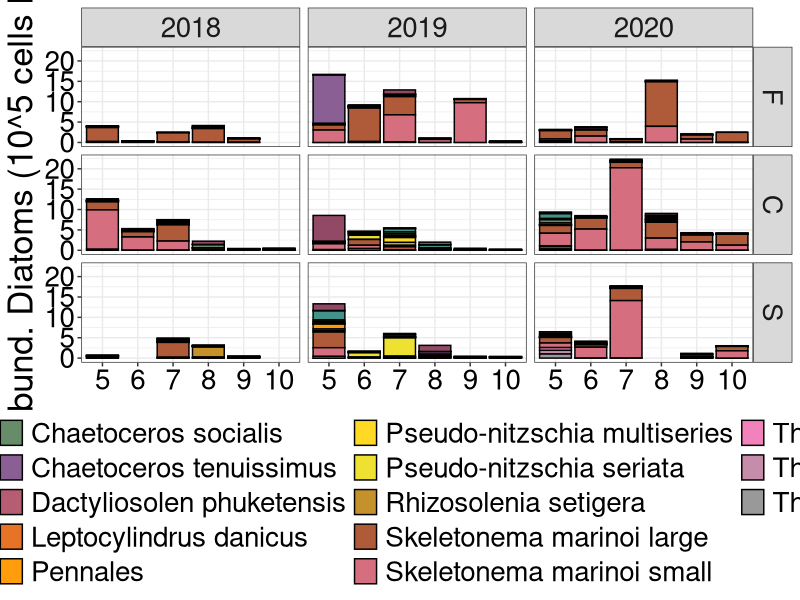
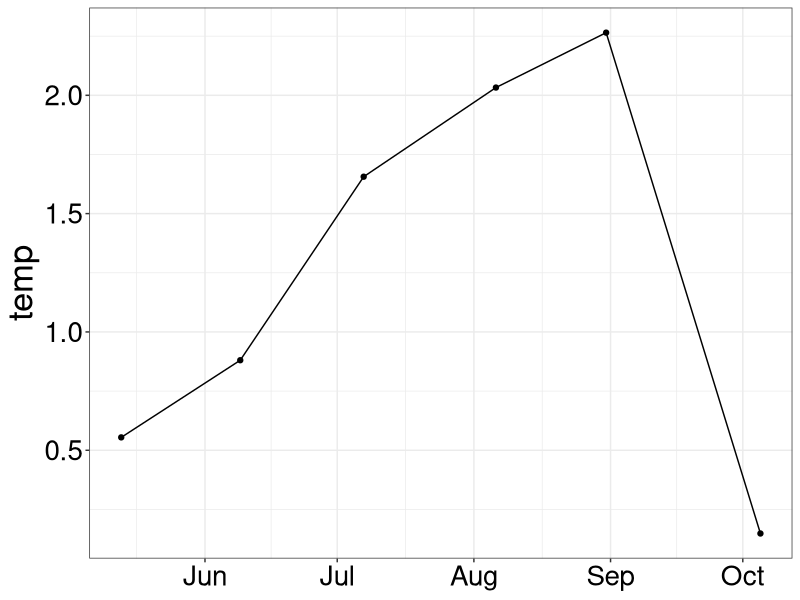
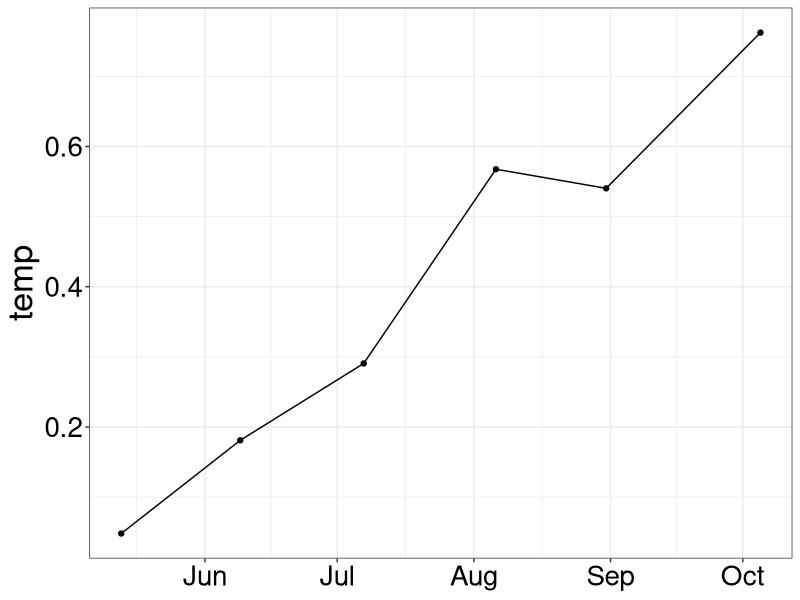
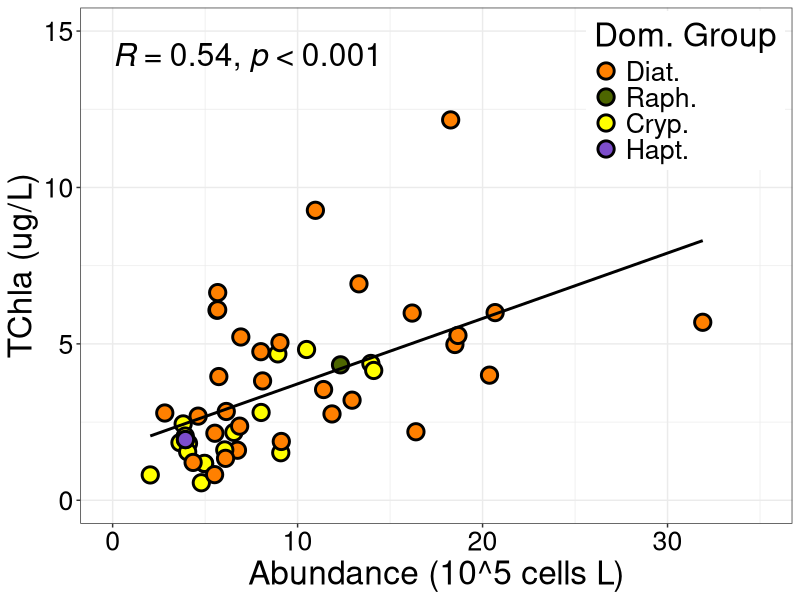
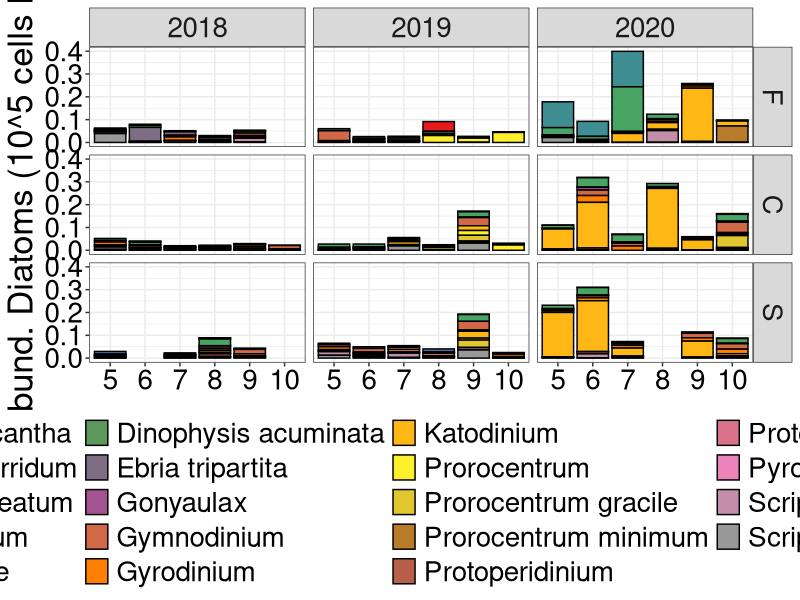
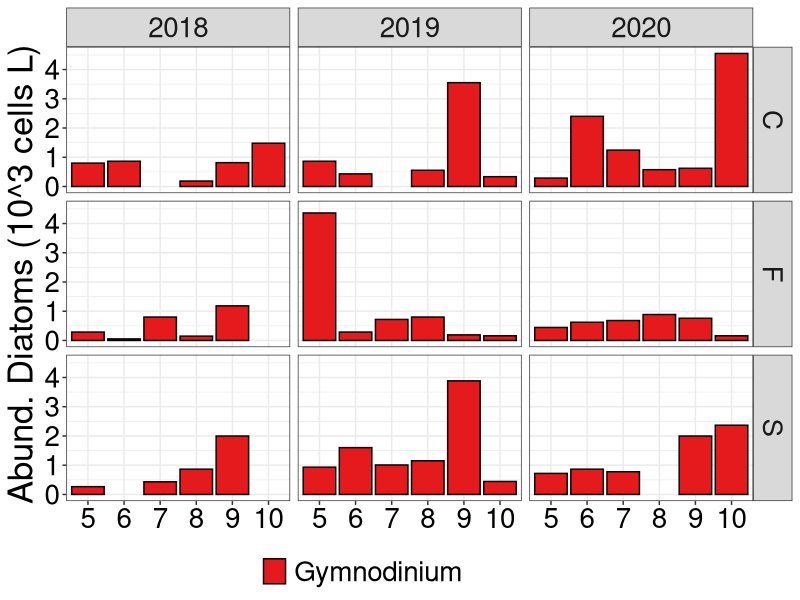
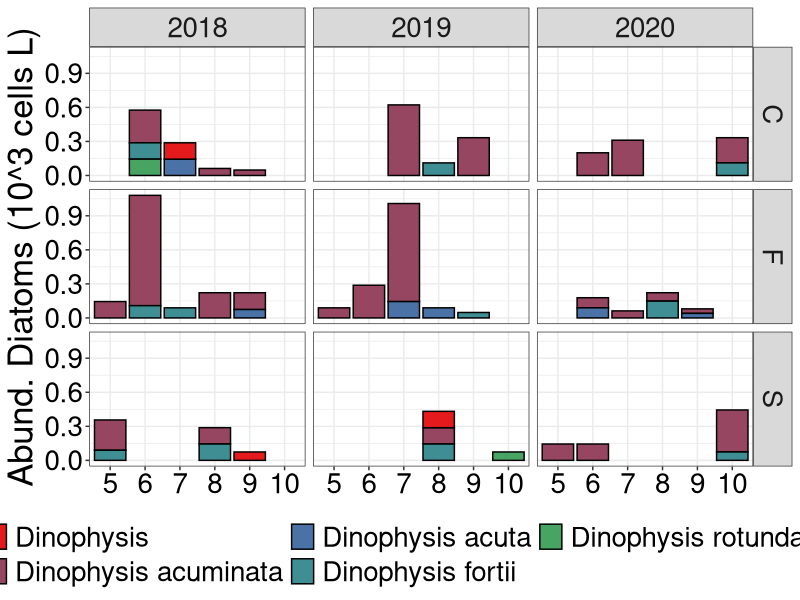
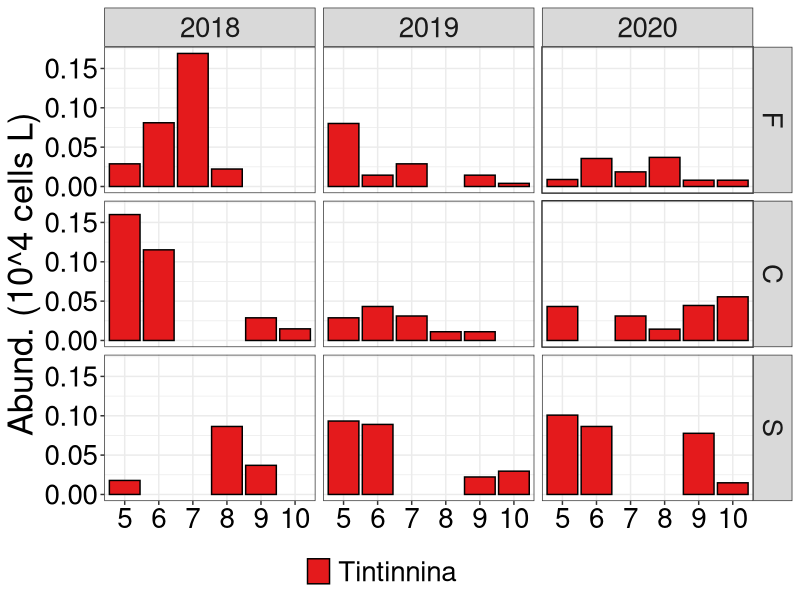

R code for these plots, in order: (Note: this script raises an error after producing the figures.)
## ---- chunk 1
#Upload packages
library(tidyverse)
library(readxl)
library(here)
library(patchwork)
library(RColorBrewer)

## ---- chunk 2
#Upload data from my master data standardization sheet
micro <- read_csv(here("outputs", "micro_master_2021-10-18.csv")) 

#Uploading chl data that has been converted to TChla
chl <- read_csv(here("outputs", "chl_hplc_merged.csv"))

#Uploading datasheet with physical, nutrients, chlorophyll, microscopy and chemtax data.
data <- read_csv(here("outputs", "ctd_merge_2021-11-04_chem.csv"))

#Uploading size separated S.marinoi counts.
sm_size <- read_csv(here("outputs", "s_mar_size.csv"))

fec <- read_csv(here("outputs", "fecal_master_2022-03-16_het.csv"))

#Upload microscopy data merged with physical and biogeochemical measures
data <- read_csv(here("outputs", "ctd_merge_2021-11-04_chem.csv")) 
## ---- chunk 3
#Remove QU39
micro <- micro %>% 
  filter(!site_id == "QU39")

#Remove QU39
data <- data %>% 
  filter(!site_id == "QU39")

data <- data %>% 
    mutate(location = case_when(site_id == "DFO2" ~ "F",
                              site_id == "KC10" ~ "C",
                              site_id == "QCS01" ~ "S",
                              TRUE ~ as.character(site_id)))

env <- data %>% 
  mutate(year = lubridate::year(date)) %>% 
  select(location, date, month, month_surv, year, t = temp_dm, s = sal_dm,
         dr = delta_rho_dm, no2 = no2_dm, po4 = po4_dm, sio2 = sio2_dm,
         secchi = secchi_depth)
## ---- chunk 4

#Careful here - removing original s.marinoi counts and replacing with size separated counts. Ensure that the outputs are comparable.
micro <- micro %>% 
  filter(!scientificName == "Skeletonema marinoi")

micro <- rbind(micro, sm_size)

## ---- chunk 5
#Add year column
micro <- micro %>% 
  mutate(year = lubridate::year(date)) %>% 
  relocate(year, .after = date)
## ---- chunk 6
# Changing site_id to location 
micro <- micro %>% 
    mutate(location = case_when(site_id == "DFO2" ~ "F",
                              site_id == "KC10" ~ "C",
                              site_id == "QCS01" ~ "S",
                              TRUE ~ as.character(site_id))) %>% 
  relocate(location, .after = site_id)
## ---- chunk 7
#looking at only species present in 10% or more of samples -  might be too conservative here.

# species_10 <- micro %>%
#   group_by(scientificName) %>%
#   summarise(n_obs = n()) %>%
#   ungroup() %>%
#   mutate(perc_obs = n_obs/50) %>%
#   filter(perc_obs >= 0.10)
# # 
# species_10_list <- species_10$scientificName
# # 
# micro <- micro %>% 
#   filter(scientificName %in% species_10_list)

## ---- chunk 8
micro_diat <- micro %>% 
  filter(group == "Bacillariophyta")

#Order locations from fjord to shelf
order_loc <- c("F", "C", "S")

#Chemtax - Specify order of phyto groups for figures
micro_diat <- arrange(mutate(micro_diat,
                         location = factor(location, levels = order_loc)))

#I want to look at species that never contribute to more than a certain percentage to the total biomass

#Make a total diatom sum column for each date and then divide each species count by the total to derive a relative contribution
micro_diat <- micro_diat %>% 
  group_by(date, location) %>% 
  mutate(sum_count = sum(species_sum)) %>% 
  ungroup() %>% 
  mutate(diat_perc = species_sum/sum_count)

#Make a column showing the max contribution for each species
micro_diat <- micro_diat %>% 
  group_by(scientificName) %>% 
  mutate(max = max(diat_perc),
         max_abund = max(species_sum)) %>% 
  ungroup() 


micro_diat_gt5_perc <- micro_diat %>% 
  filter(max >= 0.10)


colourCount = length(unique(micro_diat_gt5_perc$scientificName))
getPalette = colorRampPalette(brewer.pal(9, "Set1"))


micro_diat_gt5_perc %>% 
  ggplot(aes(x = as.factor(month_surv), y = species_sum/100000, 
             fill = scientificName)) + 
  geom_bar(stat = "identity", position = "stack", color = "black") + 
  facet_grid(location ~ year) +
  scale_fill_manual(values = getPalette(colourCount)) + 
  theme_bw() +
  ylab("Abund. Diatoms (10^5 cells L)") +
  theme(text = element_text(size = 25),
        axis.title.x = element_blank(),
        # axis.text.y = element_blank(),
        axis.text = element_text(colour = "black"),
        legend.position = "bottom",
        legend.direction = "horizontal",
        legend.title = element_blank()) +
  guides(fill = guide_legend(ncol = 4))

ggsave(here("figures_good", "timeseries-diatoms_gt10_perc_sm_size.png"),
       width = 16, height = 12, dpi = 300)
## ---- chunk 9
env <- env %>% 
  mutate(yday = lubridate::yday(date))


f1 <- env %>% 
  filter(location == "S") %>% 
  ggplot(aes(x = yday, y = t, fill = as.factor(year), color = as.factor(year))) + 
  geom_point(pch = 21, color = "black", size = 5, stroke = 1.5) +
  geom_line(size = 2) +
  scale_fill_manual(values = getPalette(colourCount)) + 
  scale_color_manual(values = getPalette(colourCount)) +
  coord_cartesian(ylim = c(8, 16)) +
  theme_bw() +
  ylab("temp") +
  ggtitle("Shelf") +
  theme(text = element_text(size = 25),
        axis.title.x = element_blank(),
        # axis.text.y = element_blank(),
        axis.text = element_text(colour = "black"),
        legend.position = c(0.35, 0.9),
        legend.direction = "horizontal",
        legend.title = element_blank()) +
  guides(fill = guide_legend(ncol = 4))

f2 <- env %>% 
  filter(location == "C") %>% 
  ggplot(aes(x = yday, y = t, fill = as.factor(year), color = as.factor(year))) + 
  geom_point(pch = 21, color = "black", size = 5, stroke = 1.5) +
  geom_line(size = 2) +
  scale_fill_manual(values = getPalette(colourCount)) + 
  scale_color_manual(values = getPalette(colourCount)) +
  coord_cartesian(ylim = c(8, 16)) +
  theme_bw() +
  ylab("temp") +
  ggtitle("Channel") +
  theme(text = element_text(size = 25),
        axis.title.x = element_blank(),
        axis.text.y = element_blank(),
        axis.title.y = element_blank(),
        axis.text = element_text(colour = "black"),
        legend.position = c(0.35, 0.9),
        legend.direction = "horizontal",
        legend.title = element_blank()) +
  guides(fill = guide_legend(ncol = 4))

f3 <- env %>% 
  filter(location == "S") %>% 
  ggplot(aes(x = yday, y = s, fill = as.factor(year), color = as.factor(year))) + 
  geom_point(pch = 21, color = "black", size = 5, stroke = 1.5) +
  geom_line(size = 2) +
  scale_fill_manual(values = getPalette(colourCount)) + 
  scale_color_manual(values = getPalette(colourCount)) +
  coord_cartesian(ylim = c(26, 33)) +
  theme_bw() +
  ylab("Salinity") +
  theme(text = element_text(size = 25),
        axis.title.x = element_blank(),
        # axis.text.y = element_blank(),
        axis.text = element_text(colour = "black"),
        legend.position = c(0.35, 0.9),
        legend.direction = "horizontal",
        legend.title = element_blank()) +
  guides(fill = guide_legend(ncol = 4))

f4 <- env %>% 
  filter(location == "C") %>% 
  ggplot(aes(x = yday, y = s, fill = as.factor(year), color = as.factor(year))) + 
  geom_point(pch = 21, color = "black", size = 5, stroke = 1.5) +
  geom_line(size = 2) +
  scale_fill_manual(values = getPalette(colourCount)) + 
  scale_color_manual(values = getPalette(colourCount)) +
  coord_cartesian(ylim = c(26, 33)) +
  theme_bw() +
  ylab("Salinity") +
  theme(text = element_text(size = 25),
        axis.title.x = element_blank(),
        axis.text.y = element_blank(),
        axis.title.y = element_blank(),
        axis.text = element_text(colour = "black"),
        legend.position = c(0.35, 0.9),
        legend.direction = "horizontal",
        legend.title = element_blank()) +
  guides(fill = guide_legend(ncol = 4))

f5 <- env %>% 
  filter(location == "S") %>% 
  ggplot(aes(x = yday, y = sio2, fill = as.factor(year), color = as.factor(year))) + 
  geom_point(pch = 21, color = "black", size = 5, stroke = 1.5) +
  geom_line(size = 2) +
  scale_fill_manual(values = getPalette(colourCount)) + 
  scale_color_manual(values = getPalette(colourCount)) +
  coord_cartesian(ylim = c(0, 35)) +
  theme_bw() +
  ylab("siO2") +
  theme(text = element_text(size = 25),
        axis.title.x = element_blank(),
        # axis.text.y = element_blank(),
        axis.text = element_text(colour = "black"),
        legend.position = c(0.35, 0.9),
        legend.direction = "horizontal",
        legend.title = element_blank()) +
  guides(fill = guide_legend(ncol = 4))

f6 <- env %>% 
  filter(location == "C") %>% 
  ggplot(aes(x = yday, y = sio2, fill = as.factor(year), color = as.factor(year))) + 
  geom_point(pch = 21, color = "black", size = 5, stroke = 1.5) +
  geom_line(size = 2) +
  scale_fill_manual(values = getPalette(colourCount)) + 
  scale_color_manual(values = getPalette(colourCount)) +
  coord_cartesian(ylim = c(0, 35)) +
  theme_bw() +
  ylab("siO2") +
  theme(text = element_text(size = 25),
        axis.title.x = element_blank(),
        axis.text.y = element_blank(),
        axis.title.y = element_blank(),
        axis.text = element_text(colour = "black"),
        legend.position = c(0.35, 0.9),
        legend.direction = "horizontal",
        legend.title = element_blank()) +
  guides(fill = guide_legend(ncol = 4))

f7 <- env %>% 
  filter(location == "S") %>% 
  ggplot(aes(x = yday, y = sio2/no2, fill = as.factor(year), color = as.factor(year))) + 
  geom_point(pch = 21, color = "black", size = 5, stroke = 1.5) +
  geom_line(size = 2) +
  scale_fill_manual(values = getPalette(colourCount)) + 
  scale_color_manual(values = getPalette(colourCount)) +
  coord_cartesian(ylim = c(0, 15)) +
  theme_bw() +
  ylab("siO2") +
  theme(text = element_text(size = 25),
        axis.title.x = element_blank(),
        # axis.text.y = element_blank(),
        axis.text = element_text(colour = "black"),
        legend.position = c(0.35, 0.9),
        legend.direction = "horizontal",
        legend.title = element_blank()) +
  guides(fill = guide_legend(ncol = 4))

f8 <- env %>% 
  filter(location == "C") %>% 
  ggplot(aes(x = yday, y = sio2/no2, fill = as.factor(year),
             color = as.factor(year))) + 
  geom_point(pch = 21, color = "black", size = 5, stroke = 1.5) +
  geom_line(size = 2) +
  scale_fill_manual(values = getPalette(colourCount)) + 
  scale_color_manual(values = getPalette(colourCount)) +
  coord_cartesian(ylim = c(0, 15)) +
  theme_bw() +
  ylab("siO2") +
  theme(text = element_text(size = 25),
        axis.title.x = element_blank(),
        axis.text.y = element_blank(),
        axis.title.y = element_blank(),
        axis.text = element_text(colour = "black"),
        legend.position = c(0.35, 0.9),
        legend.direction = "horizontal",
        legend.title = element_blank()) +
  guides(fill = guide_legend(ncol = 4))



fig <- (f1 + f2) / (f3 + f4) / (f5 + f6) / (f7 + f8)

ggsave(here("figures_good", "test.png"), fig,
       width = 16, height = 18, dpi = 300)


test <- micro %>% 
  filter(location == "S") %>% 
  distinct(date)

## ---- chunk 10
env %>% 
  filter(location == "S" & year == 2019) %>% 
  ggplot(aes(x = date, y = dr)) + 
  geom_point() +
  geom_line() +
  scale_fill_manual(values = getPalette(colourCount)) + 
  theme_bw() +
  ylab("temp") +
  theme(text = element_text(size = 25),
        axis.title.x = element_blank(),
        # axis.text.y = element_blank(),
        axis.text = element_text(colour = "black"),
        legend.position = "bottom",
        legend.direction = "horizontal",
        legend.title = element_blank()) +
  guides(fill = guide_legend(ncol = 4))

env %>% 
  filter(location == "S" & year == 2019) %>% 
  ggplot(aes(x = date, y = po4)) + 
  geom_point() +
  geom_line() +
  scale_fill_manual(values = getPalette(colourCount)) + 
  theme_bw() +
  ylab("temp") +
  theme(text = element_text(size = 25),
        axis.title.x = element_blank(),
        # axis.text.y = element_blank(),
        axis.text = element_text(colour = "black"),
        legend.position = "bottom",
        legend.direction = "horizontal",
        legend.title = element_blank()) +
  guides(fill = guide_legend(ncol = 4))
## ---- chunk 11
#This seems to work pretty well - Can decide between percentage or abundance threshold. 
## ---- chunk 12
#One of the request was total abundance versus TChla. How does it match?

#Determining total abundance of autotrophic species. May need to reformat what I consider autotrophic species.
total_abund <- micro %>% 
  filter(trophicStatus == "auto") %>% 
  group_by(date, site_id) %>% 
  mutate(abund_sum = sum(species_sum)) %>% 
  ungroup() %>% 
  mutate(abund_perc = (species_sum/abund_sum)*100) 

#Pulling the record with the dominant group contributing to total biomass
total_abund_top <- total_abund %>% 
  group_by(date, site_id) %>%
  top_n(n = 1, wt = abund_perc)


total_abund_top <- total_abund_top %>% 
  left_join(chl)
## ---- chunk 13
palette_group <- c("#ff8000", #1 - Diatoms (orange)
                   "#4d6600", #3 - Raphidophytes (dark green)
                   "#ffff00", #5 - Cryptophytes (yellow)
                   "#7d4dcc" #7 - Haptophytes (purple)
                   ) 
## ---- chunk 14
total_abund_top %>% 
  ggplot(aes(x = abund_sum/100000, y = chl)) + 
  geom_point(aes(fill = as.factor(group)), pch = 21, size = 4.5, stroke = 1.5) +
  geom_smooth(method = "lm", color = "black", se = FALSE) +
  # ggpubr::stat_cor(aes(label = ..rr.label..), label.y = 14, size = 8) +
  # ggpubr::stat_cor(aes(label = ..p.label..), label.y = 10, size = 8) +
  ggpubr::stat_cor(p.accuracy = 0.001, r.accuracy = 0.01, size = 8) +
  xlim(0, 35) +
  ylim(0, 15) +
  labs(x = "Abundance (10^5 cells L)",
       y = "TChla (ug/L)") +
  scale_fill_manual(values = palette_group,
                    name = "Dom. Group", 
                    breaks = c("Bacillariophyta", "Raphidiophyta", 
                               "Cryptophyta", "Prymnesiophyta-Haptophyta"),
                    labels = c("Diat.", "Raph.", "Cryp.", "Hapt.")) +
  theme_bw() +
  theme(text = element_text(size = 24),
        axis.text = element_text(colour = "black"),
        legend.position = c(0.85, 0.84))

ggsave(here("figures_good", "abund_tchla.png"),
       width = 7.5, height = 6, dpi = 300)
## ---- chunk 15
#I want to look at heterotrophic dinoflagellates that have high grazing rates

## ---- chunk 16

micro_dino <- micro %>% 
  filter(group == "Dinoflagellata")

#Chemtax - Specify order of phyto groups for figures
micro_dino <- arrange(mutate(micro_dino,
                         location = factor(location, levels = order_loc)))

#I want to look at species that never contribute to more than a certain percentage to the total biomass

#Make a total diatom sum column for each date and then divide each species count by the total to derive a relative contribution
micro_dino <- micro_dino %>% 
  group_by(date, location) %>% 
  mutate(sum_count = sum(species_sum)) %>% 
  ungroup() %>% 
  mutate(dino_perc = species_sum/sum_count)

#Make a column showing the max contribution for each species
micro_dino <- micro_dino %>% 
  group_by(scientificName) %>% 
  mutate(max = max(dino_perc),
         max_abund = max(species_sum)) %>% 
  ungroup() 


micro_dino_gt5_perc <- micro_dino %>% 
  filter(max >= 0.10)


colourCount = length(unique(micro_dino_gt5_perc$scientificName))
getPalette = colorRampPalette(brewer.pal(9, "Set1"))


micro_dino_gt5_perc %>% 
  ggplot(aes(x = as.factor(month_surv), y = species_sum/100000, 
             fill = scientificName)) + 
  geom_bar(stat = "identity", position = "stack", color = "black") + 
  facet_grid(location ~ year) +
  scale_fill_manual(values = getPalette(colourCount)) + 
  theme_bw() +
  ylab("Abund. Diatoms (10^5 cells L)") +
  theme(text = element_text(size = 25),
        axis.title.x = element_blank(),
        # axis.text.y = element_blank(),
        axis.text = element_text(colour = "black"),
        legend.position = "bottom",
        legend.direction = "horizontal",
        legend.title = element_blank()) +
  guides(fill = guide_legend(ncol = 4))

ggsave(here("figures_good", "timeseries-dino_gt10_perc.png"),
       width = 16, height = 12, dpi = 300)

## ---- chunk 17
micro %>%
  filter(genus == "Gymnodinium") %>% 
  ggplot(aes(x = as.factor(month_surv), y = species_sum/1000, 
             fill = scientificName)) + 
  geom_bar(stat = "identity", position = "stack", color = "black") + 
  facet_grid(location ~ year) +
  scale_fill_manual(values = getPalette(colourCount)) + 
  theme_bw() +
  ylab("Abund. Diatoms (10^3 cells L)") +
  theme(text = element_text(size = 25),
        axis.title.x = element_blank(),
        # axis.text.y = element_blank(),
        axis.text = element_text(colour = "black"),
        legend.position = "bottom",
        legend.direction = "horizontal",
        legend.title = element_blank()) +
  guides(fill = guide_legend(ncol = 4))

ggsave(here("figures_good", "timeseries-gymnodinium.png"),
       width = 16, height = 12, dpi = 300)
## ---- chunk 18
micro %>%
  filter(genus == "Dinophysis") %>% 
  ggplot(aes(x = as.factor(month_surv), y = species_sum/1000, 
             fill = scientificName)) + 
  geom_bar(stat = "identity", position = "stack", color = "black") + 
  facet_grid(location ~ year) +
  scale_fill_manual(values = getPalette(colourCount)) + 
  theme_bw() +
  ylab("Abund. Diatoms (10^3 cells L)") +
  theme(text = element_text(size = 25),
        axis.title.x = element_blank(),
        # axis.text.y = element_blank(),
        axis.text = element_text(colour = "black"),
        legend.position = "bottom",
        legend.direction = "horizontal",
        legend.title = element_blank()) +
  guides(fill = guide_legend(ncol = 4))

ggsave(here("figures_good", "timeseries-dino.png"),
       width = 16, height = 12, dpi = 300)
## ---- chunk 19
cil <- micro %>% 
  filter(group == "Ciliophora")

cil <- arrange(mutate(cil,
                       location = factor(location, levels = order_loc)))

cil %>%
  filter(scientificName == "Tintinnina") %>% 
  ggplot(aes(x = as.factor(month_surv), y = species_sum/10000, 
             fill = scientificName)) + 
  geom_bar(stat = "identity", position = "stack", color = "black") + 
  facet_grid(location ~ year) +
  scale_fill_manual(values = getPalette(colourCount)) + 
  theme_bw() +
  ylab("Abund. (10^4 cells L)") +
  theme(text = element_text(size = 25),
        axis.title.x = element_blank(),
        # axis.text.y = element_blank(),
        axis.text = element_text(colour = "black"),
        legend.position = "bottom",
        legend.direction = "horizontal",
        legend.title = element_blank()) +
  guides(fill = guide_legend(ncol = 4))

ggsave(here("figures_good", "timeseries-tinn.png"),
       width = 16, height = 12, dpi = 300)
## ---- chunk 20
fec <- fec %>% 
  filter(!site_id == "QU39")

fec <- fec %>% 
  mutate(year = lubridate::year(date))

fec <- fec %>% 
    mutate(location = case_when(site_id == "DFO2" ~ "F",
                              site_id == "KC10" ~ "C",
                              site_id == "QCS01" ~ "S",
                              TRUE ~ as.character(site_id)))

fec <- arrange(mutate(fec,
                       location = factor(location, levels = order_loc)))


fec %>%
  ggplot(aes(x = as.factor(month_surv), y = fecal*100)) + 
  geom_bar(stat = "identity", position = "stack", color = "black") + 
  facet_grid(location ~ year) +
  scale_fill_manual(values = getPalette(colourCount)) + 
  theme_bw() +
  ylab("Abund. (pellets L)") +
  theme(text = element_text(size = 25),
        axis.title.x = element_blank(),
        # axis.text.y = element_blank(),
        axis.text = element_text(colour = "black"),
        legend.position = "bottom",
        legend.direction = "horizontal",
        legend.title = element_blank()) +
  guides(fill = guide_legend(ncol = 4))
## ---- chunk 21
#Goal is to show the prominent diatom species for each sampling date

#Separating diatoms
micro_diat <- micro %>% 
  filter(class == "Bacillariophyceae") %>% 
  group_by(date, site_id) %>% 
  mutate(total_abund = sum(species_sum)) %>% 
  ungroup() %>% 
  mutate(diat_perc = species_sum/total_abund)

#separating dinoflagellates
micro_dino <- micro %>% 
  filter(group == "Dinoflagellata") %>% 
  group_by(date, site_id) %>% 
  mutate(total_abund = sum(species_sum)) %>% 
  ungroup() %>% 
  mutate(diat_perc = species_sum/total_abund)

#Summing diatoms to genus level
micro_genus <- micro_diat %>% 
  filter(!is.na(genus)) %>% 
  group_by(date, site_id, location, month_surv, genus) %>% 
  summarize(sum_genus = sum(species_sum)) %>% 
  ungroup() %>% 
  group_by(date, site_id) %>% 
  mutate(sum_all = sum(sum_genus)) %>% 
  ungroup() %>% 
  mutate(perc_genus = sum_genus/sum_all,
         year = lubridate::year(date))

#Summing dinoflagellates to genus level
micro_genus_dino <- micro_dino %>% 
  filter(!is.na(genus)) %>% 
  group_by(date, site_id, location, month_surv, genus) %>% 
  summarize(sum_genus = sum(species_sum)) %>% 
  ungroup() %>% 
  group_by(date, site_id) %>% 
  mutate(sum_all = sum(sum_genus)) %>% 
  ungroup() %>% 
  mutate(perc_genus = sum_genus/sum_all,
         year = lubridate::year(date))
## ---- chunk 22
#Merging genus level data with chlorophyll
micro_genus <- micro_genus %>% 
  left_join(chl)
## ---- chunk 23

#Order locations from fjord to shelf
order_loc <- c("F", "C", "S")

#Chemtax - Specify order of phyto groups for figures
micro_genus <- arrange(mutate(micro_genus,
                         location = factor(location, levels = order_loc)))

## ---- chunk 24
#define the colours to use in the figure
colours = c( "#A54657",
             "#582630",
             "#F7EE7F",
             "#4DAA57",
             "#F1A66A",
             "#F26157",
             "#F9ECCC",
             "#679289",
             "#33658A",
             "#F6AE2D")
## ---- chunk 25
coeff <- 12.5

micro_genus %>% 
  filter(perc_genus >= 0.05) %>% 
  ggplot(aes(x = as.factor(location), y = perc_genus, 
             fill = genus)) + 
  geom_bar(stat = "identity", position = "stack", color = "black") + 
  geom_point(aes(x = as.factor(location), y = chl/coeff), pch = 21,
             color = "Black", fill = "white", stroke = 1.5, size = 3) +
  scale_y_continuous(sec.axis = sec_axis(~ . *coeff, name = "TChla")) +
  facet_grid(year ~ month_surv) +
  scale_fill_manual(values = colours) +  
                    # labels = c("Bi.",
                    #            "C.c.",
                    #            "C.t.",
                    #            "P.",
                    #            "P.n.",
                    #            "P.n.s.",
                    #            "R.s.",
                    #            "S.m.",
                    #            "T.p.")) +
  theme_bw() +
  ylab("Rel. Abund. Diatoms (%)") +
  theme(text = element_text(size = 25),
        axis.title.x = element_blank(),
        # axis.text.y = element_blank(),
        axis.text = element_text(colour = "black"),
        legend.position = "top",
        legend.direction = "horizontal",
        legend.title = element_blank()) +
  guides(fill = guide_legend(nrow = 2))

ggsave(here("figures_good", "diat_genus_chla.png"),
       width = 14, height = 8, dpi = 300)
## ---- chunk 26
diat_global <- micro_genus %>%
  select(date, location, genus, sum_genus, perc_genus) %>% 
  group_by(location, genus) %>% 
  summarise(median_perc = median(perc_genus),
            mean_perc = mean(perc_genus)) %>% 
  ungroup()

dino_global <- micro_genus_dino %>%
  select(date, location, genus, sum_genus, perc_genus) %>% 
  group_by(location, genus) %>% 
  summarise(median_perc = median(perc_genus),
            mean_perc = mean(perc_genus)) %>% 
  ungroup()

colourCount = length(unique(diat_global$genus))
getPalette = colorRampPalette(brewer.pal(9, "Set1"))
## ---- chunk 27
diat_global %>% 
  ggplot(aes(x = as.factor(location), y = median_perc, fill = genus)) +
  geom_bar(stat = "identity", position = "fill", color = "black") +
  scale_fill_manual(values = getPalette(colourCount)) +
  theme_bw() +
  ylab("Rel. Abund. Diatoms (%)") +
  theme(text = element_text(size = 25),
        axis.title.x = element_blank(),
        # axis.text.y = element_blank(),
        axis.text = element_text(colour = "black"),
        # legend.position = "top",
        # legend.direction = "horizontal",
        legend.title = element_blank()) +
  guides(fill = guide_legend(ncol = 1))


ggsave(here("figures_good", "test.png"),
       width = 9, height = 5.5, dpi = 300)
## ---- chunk 28
dino_global %>% 
  ggplot(aes(x = as.factor(location), y = median_perc, fill = genus)) +
  geom_bar(stat = "identity", position = "fill", color = "black") +
  scale_fill_manual(values = getPalette(colourCount)) +
  theme_bw() +
  ylab("Rel. Abund. Diatoms (%)") +
  theme(text = element_text(size = 25),
        axis.title.x = element_blank(),
        # axis.text.y = element_blank(),
        axis.text = element_text(colour = "black"),
        # legend.position = "top",
        # legend.direction = "horizontal",
        legend.title = element_blank()) +
  guides(fill = guide_legend(ncol = 1))


ggsave(here("figures_good", "test_dino.png"),
       width = 9, height = 5.5, dpi = 300)
## ---- chunk 29
coeff <- 12.5

micro_genus %>% 
  # filter(perc_genus >= 0.05) %>% 
  ggplot(aes(x = as.factor(location), y = perc_genus, 
             fill = genus)) + 
  geom_bar(stat = "identity", position = "stack", color = "black") + 
  geom_point(aes(x = as.factor(location), y = chl/coeff), pch = 21,
             color = "Black", fill = "white", stroke = 1.5, size = 3) +
  scale_y_continuous(sec.axis = sec_axis(~ . *coeff, name = "TChla")) +
  facet_grid(year ~ month_surv) +
  scale_fill_manual(values = getPalette(colourCount)) + 
  theme_bw() +
  ylab("Rel. Abund. Diatoms (%)") +
  theme(text = element_text(size = 25),
        axis.title.x = element_blank(),
        # axis.text.y = element_blank(),
        axis.text = element_text(colour = "black"),
        # legend.position = "top",
        # legend.direction = "horizontal",
        legend.title = element_blank()) +
  guides(fill = guide_legend(ncol = 1))

ggsave(here("figures_good", "diat_genus_chla_2.png"),
       width = 16, height = 8, dpi = 300)
## ---- chunk 30
#Goal is to show the prominent diatom species for each sampling date

#1 Look at what species were dominant for each sample
micro_flag <- micro %>% 
  filter(!class == "Bacillariophyceae") %>% 
  group_by(date, site_id) %>% 
  mutate(total_abund = sum(species_sum)) %>% 
  ungroup() %>% 
  mutate(flag_perc = species_sum/total_abund)

# micro_diat_order <- micro_diat %>% 
#   group_by(date, site_id) %>%
#   mutate(diat_rank = order(order(species_sum, decreasing = TRUE))) %>% 
#   ungroup()

flag_diat_stats <- micro_flag %>% 
  group_by(site_id, scientificName) %>% 
  summarise(med_abund = median(species_sum),
            med_perc = median(flag_perc)) %>% 
  mutate_at(vars(med_perc), funs(round(., 2)))


flag_genus <- micro_flag %>% 
  filter(!is.na(genus)) %>% 
  group_by(date, site_id, location, month_surv, genus) %>% 
  summarize(sum_genus = sum(species_sum)) %>% 
  ungroup() %>% 
  group_by(date, site_id) %>% 
  mutate(sum_all = sum(sum_genus)) %>% 
  ungroup() %>% 
  mutate(perc_genus = sum_genus/sum_all,
         year = lubridate::year(date))
## ---- chunk 31
# flag_order <- c("Phaeocystis", "Hillea", "Teleaulax", "Pterosperma",
#                 "Pyramimonas", "Katodinium", "Dinobryon", "Olisthodiscus",
#                 "Metromonas", "Monosiga", "Parvicorbicula")

# flag_order <- c("Parvicorbicula", "Monosiga", "Metromonas", "Olisthodiscus",
#                 "Dinobryon", "Katodinium", "Pyramimonas", "Pterosperma", 
#                 "Teleaulax", "Hillea", "Phaeocystis")

flag_order <- c("Parvicorbicula", "Monosiga", "Metromonas", 
                "Scrippsiella", "Katodinium", "Corythodinium", 
                "Telonema",
                "Teleaulax", "Hillea",
                "Tetraselmis", "Pyramimonas", "Pterosperma",
                "Phaeocystis", 
                "Dinobryon", "Ciliophrys", "Apedinella")

flag_genus <- arrange(mutate(flag_genus,
                         genus = factor(genus, levels = flag_order)))


#Chemtax - Specify order of phyto groups for figures
flag_genus <- arrange(mutate(flag_genus,
                         location = factor(location, levels = order_loc)))

## ---- chunk 32
# colours_flag = c("#E56AB3",
#                  "#F9A3CB",
#                  "#FFCEE6",
#                  "#9300ff",
#                  "#95F985",
#                  "#26D701",
#                  "#00AB08",
#                  "#FFDF00",
#                  "#EDC211",
#                  "#DAA521",
#                  "#8B0000",
#                  "#a23333",
#                  "#c58080",
#                  "#0000FF",
#                  "#4949FF",
#                  "#BFBFFF")


colours_flag = c("#BFBFFF",
                 "#4949FF",
                 "#0000FF",
                 "#4a010d",
                 "#940119",
                 "#de0226",
                 "#DAA521",
                 "#EDC211",
                 "#FFDF00",
                 "#00AB08",
                 "#26D701",
                 "#95F985",
                 "#9300ff",
                 "#FFCEE6",
                 "#F9A3CB",
                 "#E56AB3")
## ---- chunk 33
flag_genus %>% 
  filter(perc_genus >= 0.05) %>% 
  ggplot(aes(x = as.factor(location), y = perc_genus, 
             fill = genus)) + 
  geom_bar(stat = "identity", position = "stack", color = "black") + 
  facet_grid(year ~ month_surv) +
  scale_fill_manual(values = colours_flag) +
  # scale_fill_brewer(palette = "Paired") +  
                    # labels = c("Bi.",
                    #            "C.c.",
                    #            "C.t.",
                    #            "P.",
                    #            "P.n.",
                    #            "P.n.s.",
                    #            "R.s.",
                    #            "S.m.",
                    #            "T.p.")) +
  theme_bw() +
  ylab("Rel. Abund. Flagellates (%)") +
  theme(text = element_text(size = 25),
        axis.title.x = element_blank(),
        # axis.text.y = element_blank(),
        axis.text = element_text(colour = "black"),
        legend.position = "top",
        legend.direction = "horizontal",
        legend.title = element_blank()) +
  guides(fill = guide_legend(nrow = 3))

ggsave(here("figures_rev2", "flag_test_family_no-cryp.png"),
       width = 14, height = 8, dpi = 300)
## ---- chunk 34
micro %>% 
  filter(scientificName == "Pseudo-nitzschia seriata"  & year == "2019") %>% 
  ggplot(aes(x = date, y = species_sum, color = location)) +
  geom_line() +
  geom_point()
## ---- chunk 35
micro %>% 
  filter(scientificName == "Rhizosolenia setigera"  & year == "2018") %>% 
  ggplot(aes(x = date, y = species_sum, color = location)) +
  geom_line() +
  geom_point()

## ---- chunk 36
#What about selecting only species that ever exceed 50000k. Doing a median of these and then plotting. 
diat_gt100k <- micro %>% 
  filter(!site_id == "QU39" & class == "Bacillariophyceae" 
         & species_sum >= 100000) %>%
  distinct(scientificName)

test <- micro %>% 
  filter(scientificName == "Chaetoceros debilis")

diat_gt100k_list <- diat_gt100k$scientificName

diat_test2 <- micro %>% 
  mutate(year = lubridate::year(date)) %>% 
  filter(!site_id == "QU39" 
         & class == "Bacillariophyceae" 
         & scientificName %in% diat_gt100k_list) %>%
  group_by(site_id, year, month_surv, scientificName) %>% 
  summarize(med_count = median(species_sum)) %>% 
  mutate(rank_med = order(order(med_count, decreasing = TRUE))) %>% 
  ungroup()

diat_test2 <- diat_test2 %>% 
    mutate(location = case_when(site_id == "DFO2" ~ "F",
                              site_id == "KC10" ~ "C",
                              site_id == "QCS01" ~ "S",
                              TRUE ~ as.character(site_id))) 

diat_test2 <- arrange(mutate(diat_test2,
                         location = factor(location, levels = order_loc)))
## ---- chunk 37
diat_test2 %>% 
  ggplot(aes(x = as.factor(location), y = med_count, fill = scientificName)) + 
  geom_bar(stat = "identity", position = "fill", color = "black") + 
  facet_grid(year ~ month_surv) + 
  scale_fill_brewer(palette = "Paired", 
                    labels = c("Bi.",
                               "C.c.",
                               "C.t.",
                               "P.",
                               "P.n.",
                               "P.n.s.",
                               "R.s.",
                               "S.m.",
                               "T.p.")) +
  theme_bw() +
  ylab("%") +
  theme(text = element_text(size = 25),
        axis.title.x = element_blank(),
        # axis.text.y = element_blank(),
        axis.text = element_text(colour = "black"),
        legend.position = "top",
        legend.direction = "horizontal",
        legend.title = element_blank()) +
  guides(fill = guide_legend(nrow = 1))

ggsave(here("figures_rev2", "diat_test.png"), 
       width = 12, height = 8, dpi = 300)
## ---- chunk 38
diat_test2 %>% 
  ggplot(aes(x = as.factor(location), y = (med_count/100000),
             fill = scientificName)) + 
  geom_bar(stat = "identity", position = "stack", color = "black") + 
  facet_grid(year ~ month_surv, scales = "free_y") + 
  scale_fill_brewer(palette = "Paired", 
                    labels = c("Bi.",
                               "C.c.",
                               "C.t.",
                               "P.",
                               "P.n.",
                               "P.n.s.",
                               "R.s.",
                               "S.m.",
                               "T.p.")) +
  theme_bw() +
  ylab("%") +
  theme(text = element_text(size = 25),
        axis.title.x = element_blank(),
        # axis.text.y = element_blank(),
        axis.text = element_text(colour = "black"),
        legend.position = "top",
        legend.direction = "horizontal",
        legend.title = element_blank()) +
  guides(fill = guide_legend(nrow = 1))

ggsave(here("figures_rev2", "diat_test_abund.png"), 
       width = 12, height = 8, dpi = 300)
## ---- chunk 39
coeff <- 12.5

diat_test2 %>% 
  ggplot() + 
  geom_bar(aes(x = as.factor(location), y = med_count, fill = scientificName),
           stat = "identity", position = "fill", color = "black") + 
  geom_point(aes(x = as.factor(location), y = chl/coeff), pch = 21,
             color = "Black", fill = "white", stroke = 1.5, size = 3) +
  scale_y_continuous(sec.axis = sec_axis(~ . *coeff, name = "TChla")) +
  facet_grid(year ~ month_surv) + 
  # geom_text(aes(label = year), x = Inf, y = Inf, hjust = 1.5, vjust = 1.5,
            # check_overlap = TRUE) +
  scale_fill_brewer(palette = "Paired", 
                    labels = c("Bi.",
                               "C.c.",
                               "C.t.",
                               "P.",
                               "P.n.",
                               "P.n.s.",
                               "R.s.",
                               "S.m.",
                               "T.p.")) +
  theme_bw() +
  ylab("%") +
  theme(text = element_text(size = 25),
        axis.title.x = element_blank(),
        # axis.text.y = element_blank(),
        axis.text = element_text(colour = "black"),
        legend.position = "top",
        legend.direction = "horizontal",
        legend.title = element_blank()) +
  guides(fill = guide_legend(nrow = 1))

ggsave(here("figures_rev2", "diat_test_perc_tchla.png"), 
       width = 12, height = 8, dpi = 300)
